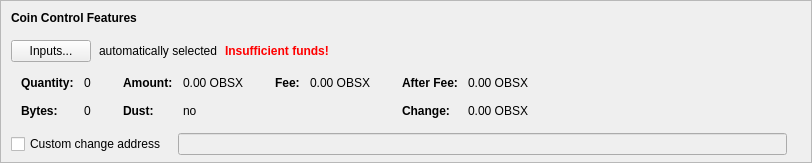
    <widget class="QFrame" name="frameCoinControl">
     <property name="sizePolicy">
      <sizepolicy hsizetype="Expanding" vsizetype="Expanding">
       <horstretch>0</horstretch>
       <verstretch>0</verstretch>
      </sizepolicy>
     </property>
     <property name="maximumSize">
      <size>
       <width>16777215</width>
       <height>16777215</height>
      </size>
     </property>
     <property name="frameShape">
      <enum>QFrame::StyledPanel</enum>
     </property>
     <property name="frameShadow">
      <enum>QFrame::Sunken</enum>
     </property>
     <layout class="QVBoxLayout" name="verticalLayoutCoinControl2">
      <property name="spacing">
       <number>0</number>
      </property>
      <property name="leftMargin">
       <number>0</number>
      </property>
      <property name="topMargin">
       <number>0</number>
      </property>
      <property name="rightMargin">
       <number>0</number>
      </property>
      <property name="bottomMargin">
       <number>6</number>
      </property>
      <item>
       <layout class="QVBoxLayout" name="verticalLayoutCoinControl" stretch="0,0,0,0,1">
        <property name="spacing">
         <number>0</number>
        </property>
        <property name="leftMargin">
         <number>10</number>
        </property>
        <property name="topMargin">
         <number>10</number>
        </property>
        <item>
         <layout class="QHBoxLayout" name="horizontalLayoutCoinControl1">
          <property name="bottomMargin">
           <number>15</number>
          </property>
          <item>
           <widget class="QLabel" name="labelCoinControlFeatures">
            <property name="sizePolicy">
             <sizepolicy hsizetype="Preferred" vsizetype="Maximum">
              <horstretch>0</horstretch>
              <verstretch>0</verstretch>
             </sizepolicy>
            </property>
            <property name="font">
             <font>
              <weight>75</weight>
              <bold>true</bold>
             </font>
            </property>
            <property name="styleSheet">
             <string notr="true">font-weight:bold;</string>
            </property>
            <property name="text">
             <string>Coin Control Features</string>
            </property>
           </widget>
          </item>
         </layout>
        </item>
        <item>
         <layout class="QHBoxLayout" name="horizontalLayoutCoinControl2" stretch="0,0,0,0">
          <property name="spacing">
           <number>8</number>
          </property>
          <property name="bottomMargin">
           <number>10</number>
          </property>
          <item>
           <widget class="QPushButton" name="pushButtonCoinControl">
            <property name="styleSheet">
             <string notr="true"/>
            </property>
            <property name="text">
             <string>Inputs...</string>
            </property>
            <property name="autoDefault">
             <bool>false</bool>
            </property>
           </widget>
          </item>
          <item>
           <widget class="QLabel" name="labelCoinControlAutomaticallySelected">
            <property name="text">
             <string>automatically selected</string>
            </property>
            <property name="margin">
             <number>5</number>
            </property>
           </widget>
          </item>
          <item>
           <widget class="QLabel" name="labelCoinControlInsuffFunds">
            <property name="font">
             <font>
              <weight>75</weight>
              <bold>true</bold>
             </font>
            </property>
            <property name="styleSheet">
             <string notr="true">color:red;font-weight:bold;</string>
            </property>
            <property name="text">
             <string>Insufficient funds!</string>
            </property>
            <property name="margin">
             <number>5</number>
            </property>
           </widget>
          </item>
          <item>
           <spacer name="horizontalSpacerCoinControl">
            <property name="orientation">
             <enum>Qt::Horizontal</enum>
            </property>
            <property name="sizeHint" stdset="0">
             <size>
              <width>40</width>
              <height>1</height>
             </size>
            </property>
           </spacer>
          </item>
         </layout>
        </item>
        <item>
         <widget class="QWidget" name="widgetCoinControl" native="true">
          <property name="sizePolicy">
           <sizepolicy hsizetype="Preferred" vsizetype="Preferred">
            <horstretch>0</horstretch>
            <verstretch>0</verstretch>
           </sizepolicy>
          </property>
          <property name="minimumSize">
           <size>
            <width>0</width>
            <height>0</height>
           </size>
          </property>
          <property name="styleSheet">
           <string notr="true"/>
          </property>
          <layout class="QHBoxLayout" name="horizontalLayoutCoinControl5">
           <property name="leftMargin">
            <number>0</number>
           </property>
           <property name="topMargin">
            <number>0</number>
           </property>
           <property name="rightMargin">
            <number>0</number>
           </property>
           <property name="bottomMargin">
            <number>0</number>
           </property>
           <item>
            <layout class="QHBoxLayout" name="horizontalLayoutCoinControl3" stretch="0,0,0,1">
             <property name="spacing">
              <number>20</number>
             </property>
             <property name="topMargin">
              <number>0</number>
             </property>
             <property name="bottomMargin">
              <number>10</number>
             </property>
             <item>
              <layout class="QFormLayout" name="formLayoutCoinControl1">
               <property name="horizontalSpacing">
                <number>10</number>
               </property>
               <property name="verticalSpacing">
                <number>14</number>
               </property>
               <property name="leftMargin">
                <number>10</number>
               </property>
               <property name="topMargin">
                <number>4</number>
               </property>
               <property name="rightMargin">
                <number>6</number>
               </property>
               <item row="0" column="0">
                <widget class="QLabel" name="labelCoinControlQuantityText">
                 <property name="font">
                  <font>
                   <weight>75</weight>
                   <bold>true</bold>
                  </font>
                 </property>
                 <property name="text">
                  <string>Quantity:</string>
                 </property>
                 <property name="margin">
                  <number>0</number>
                 </property>
                </widget>
               </item>
               <item row="0" column="1">
                <widget class="QLabel" name="labelCoinControlQuantity">
                 <property name="cursor">
                  <cursorShape>IBeamCursor</cursorShape>
                 </property>
                 <property name="contextMenuPolicy">
                  <enum>Qt::ActionsContextMenu</enum>
                 </property>
                 <property name="text">
                  <string notr="true">0</string>
                 </property>
                 <property name="margin">
                  <number>0</number>
                 </property>
                 <property name="textInteractionFlags">
                  <set>Qt::LinksAccessibleByMouse|Qt::TextSelectableByKeyboard|Qt::TextSelectableByMouse</set>
                 </property>
                </widget>
               </item>
               <item row="1" column="0">
                <widget class="QLabel" name="labelCoinControlBytesText">
                 <property name="font">
                  <font>
                   <weight>75</weight>
                   <bold>true</bold>
                  </font>
                 </property>
                 <property name="text">
                  <string>Bytes:</string>
                 </property>
                </widget>
               </item>
               <item row="1" column="1">
                <widget class="QLabel" name="labelCoinControlBytes">
                 <property name="cursor">
                  <cursorShape>IBeamCursor</cursorShape>
                 </property>
                 <property name="contextMenuPolicy">
                  <enum>Qt::ActionsContextMenu</enum>
                 </property>
                 <property name="text">
                  <string notr="true">0</string>
                 </property>
                 <property name="textInteractionFlags">
                  <set>Qt::LinksAccessibleByMouse|Qt::TextSelectableByKeyboard|Qt::TextSelectableByMouse</set>
                 </property>
                </widget>
               </item>
              </layout>
             </item>
             <item>
              <layout class="QFormLayout" name="formLayoutCoinControl2">
               <property name="horizontalSpacing">
                <number>10</number>
               </property>
               <property name="verticalSpacing">
                <number>14</number>
               </property>
               <property name="leftMargin">
                <number>6</number>
               </property>
               <property name="topMargin">
                <number>4</number>
               </property>
               <property name="rightMargin">
                <number>6</number>
               </property>
               <item row="0" column="0">
                <widget class="QLabel" name="labelCoinControlAmountText">
                 <property name="font">
                  <font>
                   <weight>75</weight>
                   <bold>true</bold>
                  </font>
                 </property>
                 <property name="text">
                  <string>Amount:</string>
                 </property>
                 <property name="margin">
                  <number>0</number>
                 </property>
                </widget>
               </item>
               <item row="0" column="1">
                <widget class="QLabel" name="labelCoinControlAmount">
                 <property name="cursor">
                  <cursorShape>IBeamCursor</cursorShape>
                 </property>
                 <property name="contextMenuPolicy">
                  <enum>Qt::ActionsContextMenu</enum>
                 </property>
                 <property name="text">
                  <string notr="true">0.00 OBSX</string>
                 </property>
                 <property name="textInteractionFlags">
                  <set>Qt::LinksAccessibleByMouse|Qt::TextSelectableByKeyboard|Qt::TextSelectableByMouse</set>
                 </property>
                </widget>
               </item>
               <item row="1" column="0">
                <widget class="QLabel" name="labelCoinControlLowOutputText">
                 <property name="font">
                  <font>
                   <weight>75</weight>
                   <bold>true</bold>
                  </font>
                 </property>
                 <property name="text">
                  <string>Dust:</string>
                 </property>
                </widget>
               </item>
               <item row="1" column="1">
                <widget class="QLabel" name="labelCoinControlLowOutput">
                 <property name="cursor">
                  <cursorShape>IBeamCursor</cursorShape>
                 </property>
                 <property name="contextMenuPolicy">
                  <enum>Qt::ActionsContextMenu</enum>
                 </property>
                 <property name="text">
                  <string notr="true">no</string>
                 </property>
                 <property name="textInteractionFlags">
                  <set>Qt::LinksAccessibleByMouse|Qt::TextSelectableByKeyboard|Qt::TextSelectableByMouse</set>
                 </property>
                </widget>
               </item>
              </layout>
             </item>
             <item>
              <layout class="QFormLayout" name="formLayoutCoinControl3">
               <property name="horizontalSpacing">
                <number>10</number>
               </property>
               <property name="verticalSpacing">
                <number>14</number>
               </property>
               <property name="leftMargin">
                <number>6</number>
               </property>
               <property name="topMargin">
                <number>4</number>
               </property>
               <property name="rightMargin">
                <number>6</number>
               </property>
               <item row="0" column="0">
                <widget class="QLabel" name="labelCoinControlFeeText">
                 <property name="font">
                  <font>
                   <weight>75</weight>
                   <bold>true</bold>
                  </font>
                 </property>
                 <property name="text">
                  <string>Fee:</string>
                 </property>
                 <property name="margin">
                  <number>0</number>
                 </property>
                </widget>
               </item>
               <item row="0" column="1">
                <widget class="QLabel" name="labelCoinControlFee">
                 <property name="cursor">
                  <cursorShape>IBeamCursor</cursorShape>
                 </property>
                 <property name="contextMenuPolicy">
                  <enum>Qt::ActionsContextMenu</enum>
                 </property>
                 <property name="text">
                  <string notr="true">0.00 OBSX</string>
                 </property>
                 <property name="textInteractionFlags">
                  <set>Qt::LinksAccessibleByMouse|Qt::TextSelectableByKeyboard|Qt::TextSelectableByMouse</set>
                 </property>
                </widget>
               </item>
              </layout>
             </item>
             <item>
              <layout class="QFormLayout" name="formLayoutCoinControl4">
               <property name="horizontalSpacing">
                <number>10</number>
               </property>
               <property name="verticalSpacing">
                <number>14</number>
               </property>
               <property name="leftMargin">
                <number>6</number>
               </property>
               <property name="topMargin">
                <number>4</number>
               </property>
               <property name="rightMargin">
                <number>6</number>
               </property>
               <item row="0" column="0">
                <widget class="QLabel" name="labelCoinControlAfterFeeText">
                 <property name="font">
                  <font>
                   <weight>75</weight>
                   <bold>true</bold>
                  </font>
                 </property>
                 <property name="text">
                  <string>After Fee:</string>
                 </property>
                 <property name="margin">
                  <number>0</number>
                 </property>
                </widget>
               </item>
               <item row="0" column="1">
                <widget class="QLabel" name="labelCoinControlAfterFee">
                 <property name="cursor">
                  <cursorShape>IBeamCursor</cursorShape>
                 </property>
                 <property name="contextMenuPolicy">
                  <enum>Qt::ActionsContextMenu</enum>
                 </property>
                 <property name="text">
                  <string notr="true">0.00 OBSX</string>
                 </property>
                 <property name="textInteractionFlags">
                  <set>Qt::LinksAccessibleByMouse|Qt::TextSelectableByKeyboard|Qt::TextSelectableByMouse</set>
                 </property>
                </widget>
               </item>
               <item row="1" column="0">
                <widget class="QLabel" name="labelCoinControlChangeText">
                 <property name="font">
                  <font>
                   <weight>75</weight>
                   <bold>true</bold>
                  </font>
                 </property>
                 <property name="text">
                  <string>Change:</string>
                 </property>
                </widget>
               </item>
               <item row="1" column="1">
                <widget class="QLabel" name="labelCoinControlChange">
                 <property name="cursor">
                  <cursorShape>IBeamCursor</cursorShape>
                 </property>
                 <property name="contextMenuPolicy">
                  <enum>Qt::ActionsContextMenu</enum>
                 </property>
                 <property name="text">
                  <string notr="true">0.00 OBSX</string>
                 </property>
                 <property name="textInteractionFlags">
                  <set>Qt::LinksAccessibleByMouse|Qt::TextSelectableByKeyboard|Qt::TextSelectableByMouse</set>
                 </property>
                </widget>
               </item>
              </layout>
             </item>
            </layout>
           </item>
          </layout>
         </widget>
        </item>
        <item>
         <layout class="QHBoxLayout" name="horizontalLayoutCoinControl4" stretch="0,0,0">
          <property name="spacing">
           <number>12</number>
          </property>
          <property name="sizeConstraint">
           <enum>QLayout::SetDefaultConstraint</enum>
          </property>
          <property name="topMargin">
           <number>5</number>
          </property>
          <property name="rightMargin">
           <number>5</number>
          </property>
          <item>
           <widget class="QCheckBox" name="checkBoxCoinControlChange">
            <property name="toolTip">
             <string>If this is activated, but the change address is empty or invalid, change will be sent to a newly generated address.</string>
            </property>
            <property name="text">
             <string>Custom change address</string>
            </property>
           </widget>
          </item>
          <item>
           <widget class="QValidatedLineEdit" name="lineEditCoinControlChange">
            <property name="enabled">
             <bool>false</bool>
            </property>
            <property name="sizePolicy">
             <sizepolicy hsizetype="Expanding" vsizetype="Fixed">
              <horstretch>0</horstretch>
              <verstretch>0</verstretch>
             </sizepolicy>
            </property>
           </widget>
          </item>
          <item>
           <widget class="QLabel" name="labelCoinControlChangeLabel">
            <property name="sizePolicy">
             <sizepolicy hsizetype="Preferred" vsizetype="Expanding">
              <horstretch>0</horstretch>
              <verstretch>0</verstretch>
             </sizepolicy>
            </property>
            <property name="minimumSize">
             <size>
              <width>0</width>
              <height>0</height>
             </size>
            </property>
            <property name="text">
             <string/>
            </property>
            <property name="margin">
             <number>3</number>
            </property>
           </widget>
          </item>
         </layout>
        </item>
        <item>
         <spacer name="verticalSpacerCoinControl">
          <property name="orientation">
           <enum>Qt::Vertical</enum>
          </property>
          <property name="sizeHint" stdset="0">
           <size>
            <width>800</width>
            <height>1</height>
           </size>
          </property>
         </spacer>
        </item>
       </layout>
      </item>
     </layout>
    </widget>
